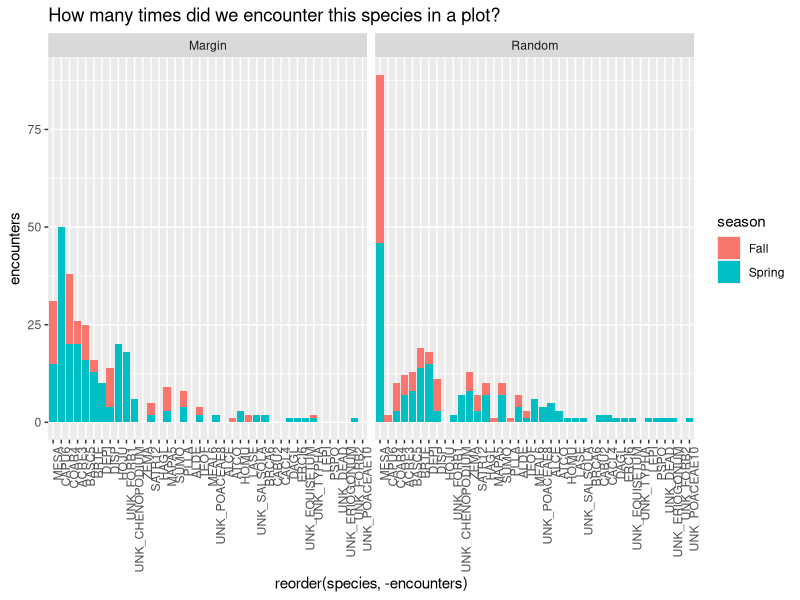
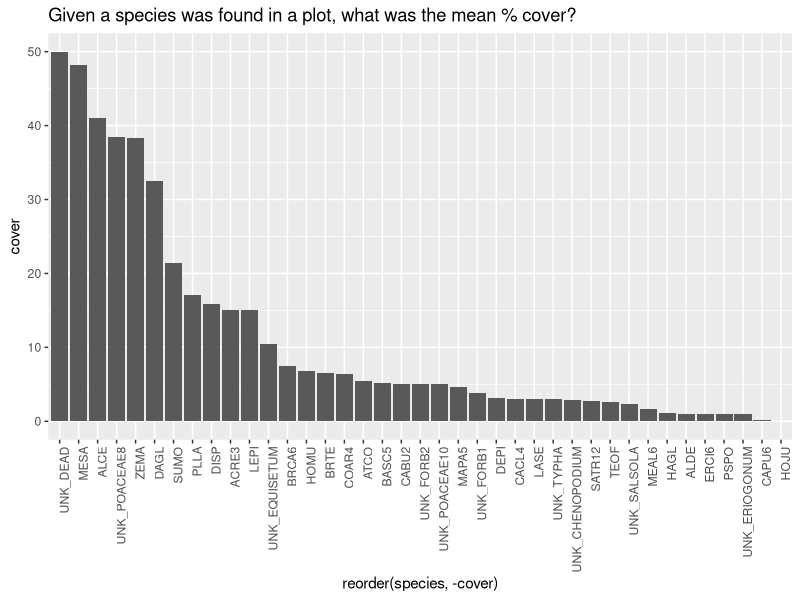
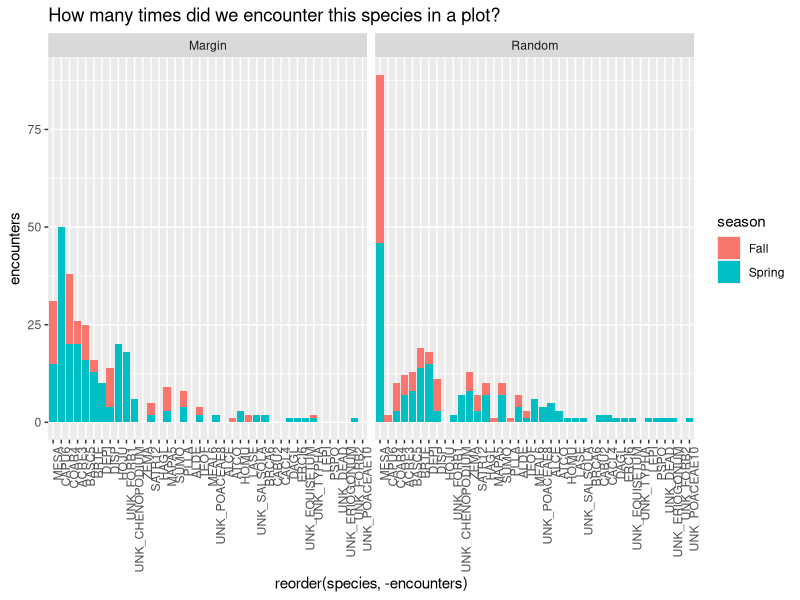
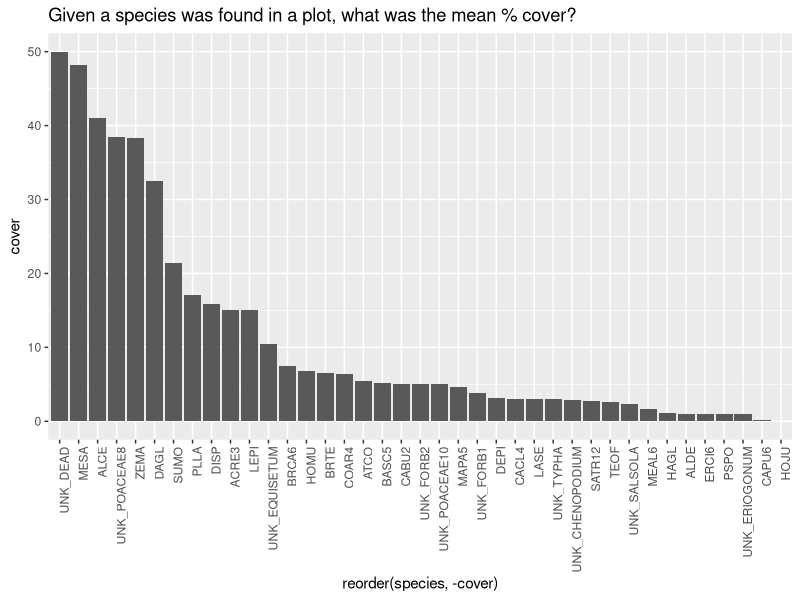

Source code (R) for these figures, in order:
# for anna
library(tidyverse)
d <- read_csv("tidy_data/vegPlots.csv")

d_present <- d %>%
  mutate(across(12:50, ~ ifelse(.x == 0, 0, 1)))

d_na <- d %>%
  mutate(across(12:50, ~ ifelse(.x == 0, NA, .x)))

encounters <- d_present %>%
  group_by(type, season) %>%
  summarize(across(12:50, ~ sum(.x))) %>%
  pivot_longer(3:41, names_to = "species", values_to = "encounters")

cover <- d_na %>%
  group_by(site, plotnum) %>%
  summarize(across(12:50, ~ mean(.x, na.rm = TRUE)), .groups = "keep") %>%
  pivot_longer(3:41, names_to = "species", values_to = "cover") %>%
  filter(cover != "NaN") %>%
  group_by(species) %>%
  summarize(across(cover, ~ mean(.x)), .groups = "keep")




# which plants were most commonly encountered?

ggplot(encounters,
       aes(x = reorder(species, -encounters), y = encounters, fill = season)) +
  geom_col() +
  facet_wrap(~type) +
  theme(axis.text.x = element_text(angle = 90, hjust = 1)) +
  ggtitle("How many times did we encounter this species in a plot?")

ggsave("encounters.jpg", width = 10, height = 7)

ggplot(cover, aes(x = reorder(species, -cover), y = cover)) +
  geom_col() +
  theme(axis.text.x = element_text(angle = 90, hjust = 1)) +
  ggtitle("Given a species was found in a plot, what was the mean % cover?")

ggsave("cover.jpg", width = 10, height = 7)
